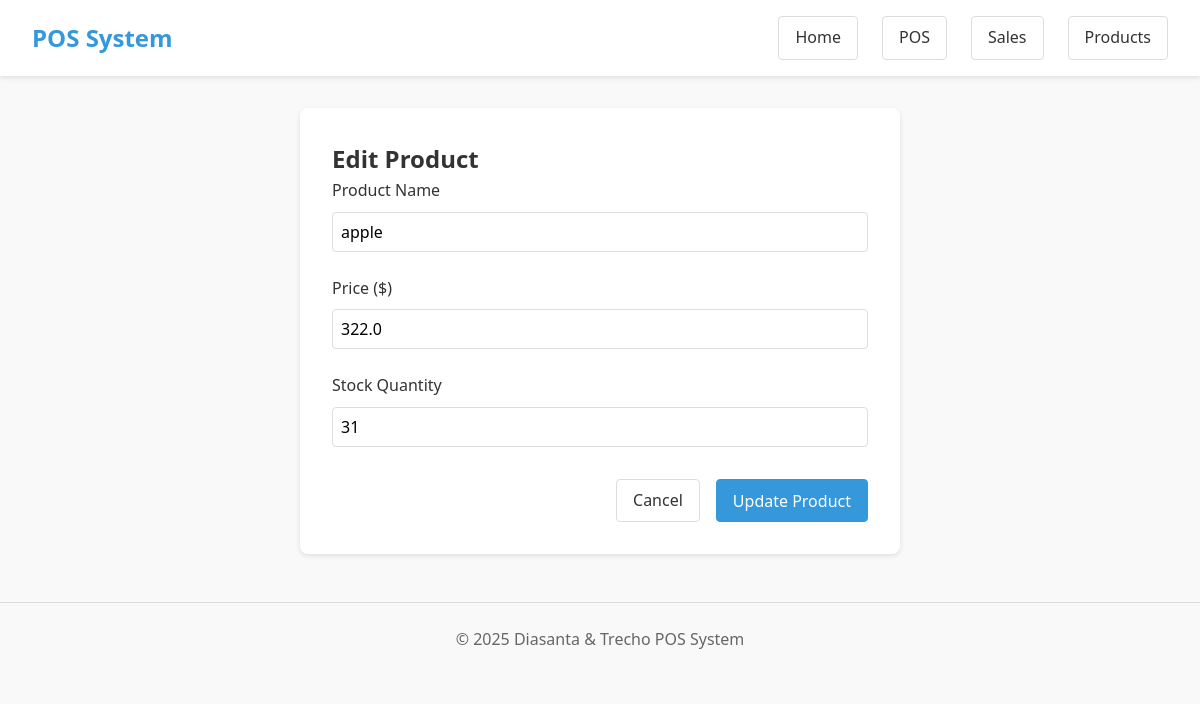
/edit_product/13, run on the app's committed database.
### tables this page shows
CREATE TABLE products (
        id INTEGER PRIMARY KEY AUTOINCREMENT,
        name TEXT NOT NULL,
        price REAL NOT NULL,
        stock INTEGER NOT NULL
    );

### app.py (the view, shortened to what this page needs)
@app.route('/edit_product/<int:product_id>', methods=['GET', 'POST'])
def edit_product(product_id):
    conn = sqlite3.connect('pos.db')
    conn.row_factory = sqlite3.Row
    cursor = conn.cursor()
    cursor.execute('SELECT * FROM products WHERE id = ?', (product_id,))
    product = cursor.fetchone()
    if not product:
        flash('Product not found', 'error')
        return redirect(url_for('products'))
    conn.close()
    return render_template('edit_product.html', product=product)

### templates/edit_product.html
{% extends "layout.html" %}
{% block content %}
<section class="product-form">
    <h2>Edit Product</h2>
    <form action="{{ url_for('edit_product', product_id=product.id) }}" method="post">
        <div class="form-group">
            <label for="name">Product Name</label>
            <input type="text" id="name" name="name" value="{{ product.name }}" required>
        </div>
        <div class="form-group">
            <label for="price">Price ($)</label>
            <input type="number" id="price" name="price" step="0.01" min="0.01" value="{{ product.price }}" required>
        </div>
        <div class="form-group">
            <label for="stock">Stock Quantity</label>
            <input type="number" id="stock" name="stock" min="0" value="{{ product.stock }}" required>
        </div>
        <div class="form-actions">
            <a href="{{ url_for('products') }}" class="button">Cancel</a>
            <button type="submit" class="button primary">Update Product</button>
        </div>
    </form>
</section>
{% endblock %}

### static/css/style.css (style rules this page uses)
:root { --primary-color: #3498db; --primary-dark: #2980b9; --secondary-color: #2ecc71; --danger-color: #e74c3c; --text-color: #333; --light-gray: #f5f5f5; --border-color: #ddd; }
* { margin: 0; padding: 0; box-sizing: border-box; }
body { font-family: 'Segoe UI', Tahoma, Geneva, Verdana, sans-serif; line-height: 1.6; color: var(--text-color); background-color: #f9f9f9; }
.button { display: inline-block; padding: 0.5rem 1rem; background-color: white; color: var(--text-color); text-decoration: none; border-radius: 4px; border: 1px solid var(--border-color); cursor: pointer; font-family: inherit; font-size: 1rem; transition: all 0.3s; }
.button.primary { background-color: var(--primary-color); color: white; border-color: var(--primary-color); }
.product-form { max-width: 600px; margin: 0 auto; background-color: white; padding: 2rem; border-radius: 8px; box-shadow: 0 2px 5px rgba(0, 0, 0, 0.1); }
.form-group { margin-bottom: 1.5rem; }
.form-group label { display: block; margin-bottom: 0.5rem; font-weight: 500; }
.form-group input { width: 100%; padding: 0.5rem; border: 1px solid var(--border-color); border-radius: 4px; font-family: inherit; font-size: 1rem; }
.form-actions { display: flex; justify-content: flex-end; gap: 1rem; margin-top: 2rem; }

### data on the page
products: name "apple", price "322.0", stock "31"
